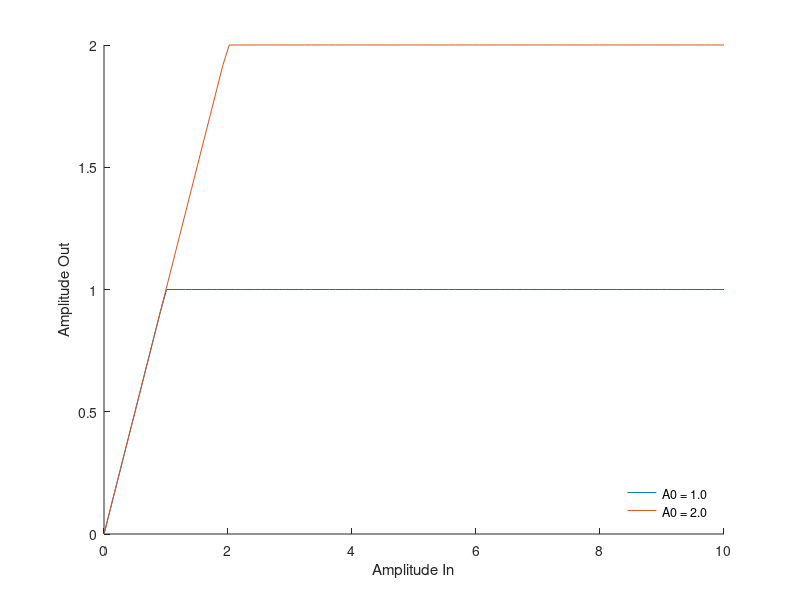
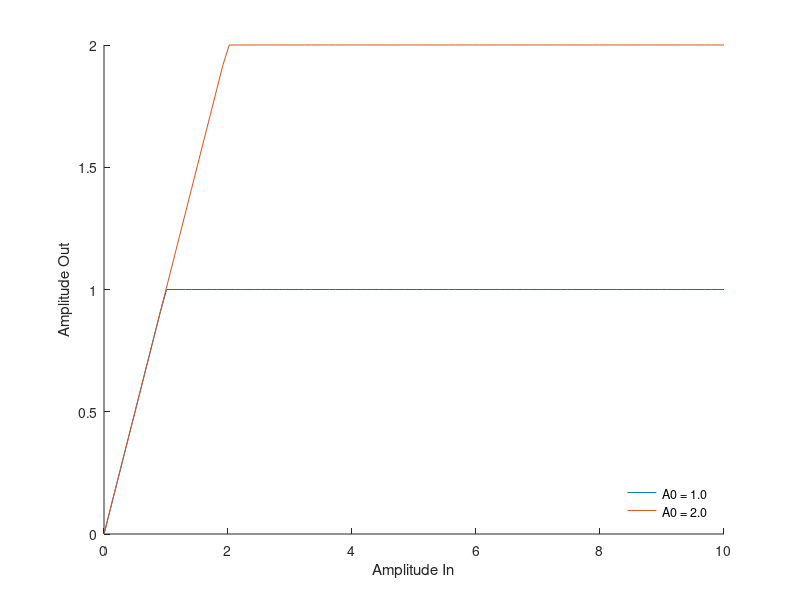
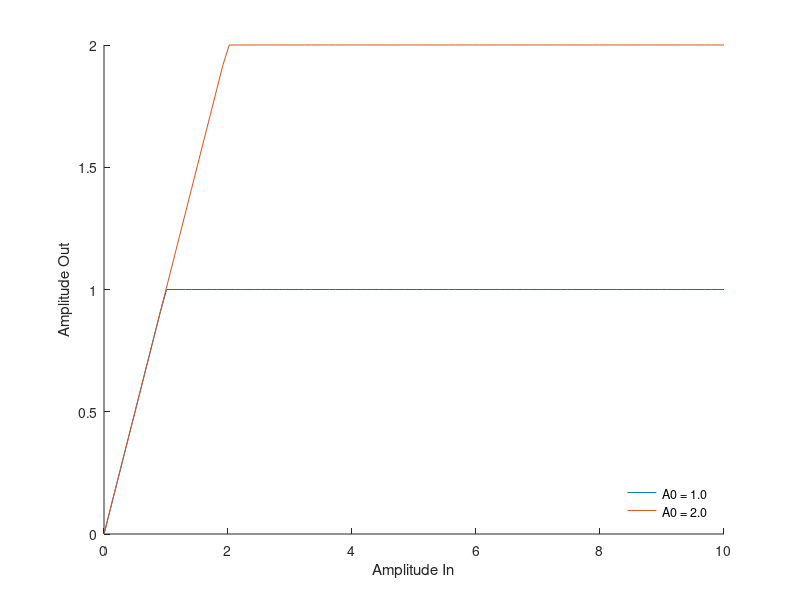

The MATLAB source for these figures, in order:
%% LIMPEZA
% ####################################################################### %

clear;
close all;
clc;

% ####################################################################### %
%% PARÂMETROS PRINCIPAIS
% ####################################################################### %

root_save = ['C:\Users\joaov_zm1q2wh\OneDrive\Code\github\Impact-Analysis-of-Analog-Front-end-in-Massive-MIMO-Systems\amplitude_io\'];
savefig = 1;

A0 = [1.0, 2.0];      % Parâmetros de amplificação
p_values = [1, 2, 3]; % Valores do parâmetro de não linearidade (saturação)

N_A0 = length(A0);    % Número de valores de A0

N_amp_in = 100;                           % Número de pontos para a amplitude de entrada
amplitude_in = linspace(0, 10, N_amp_in); % Variação da amplitude de entrada

% ####################################################################### %
%% CÁLCULO DA TRANSFERÊNCIA DE AMPLITUDE
% ####################################################################### %

amplitude_out_clipping = zeros(N_amp_in, 1, N_A0);  % Inicializa a matriz de saída para clipping ideal

for a0_idx = 1:N_A0
    a0 = A0(a0_idx);
    
    for amp_in_idx = 1:N_amp_in
        amp_in = amplitude_in(amp_in_idx);
        
        % Implementação direta do modelo de clipping ideal
        amp_out = min(abs(amp_in), a0) .* exp(1j * angle(amp_in));
        
        % Armazena o resultado
        amplitude_out_clipping(amp_in_idx, 1, a0_idx) = amp_out;
    end
end

%% GERANDO O GRÁFICO DE AMPLITUDE-AMPLITUDE PARA CLIPPING IDEAL
% ####################################################################### %

figure;
hold on;

for a0_idx = 1:N_A0
    if A0(a0_idx) == 1
        style = '-';
    elseif A0(a0_idx) == 2
        style = '-';
    end
    
    plot(amplitude_in, abs(squeeze(amplitude_out_clipping(:, 1, a0_idx))), style, ...
        'DisplayName', sprintf('A0 = %.1f', A0(a0_idx)));
end

xlabel('Amplitude In');
ylabel('Amplitude Out');
legend('Location', 'southeast');
legend box off;

graph_name = sprintf('amp_clip');
    
if savefig == 1
   saveas(gcf,[root_save graph_name],'fig');
   saveas(gcf,[root_save graph_name],'png');
   saveas(gcf,[root_save graph_name],'epsc2');
end